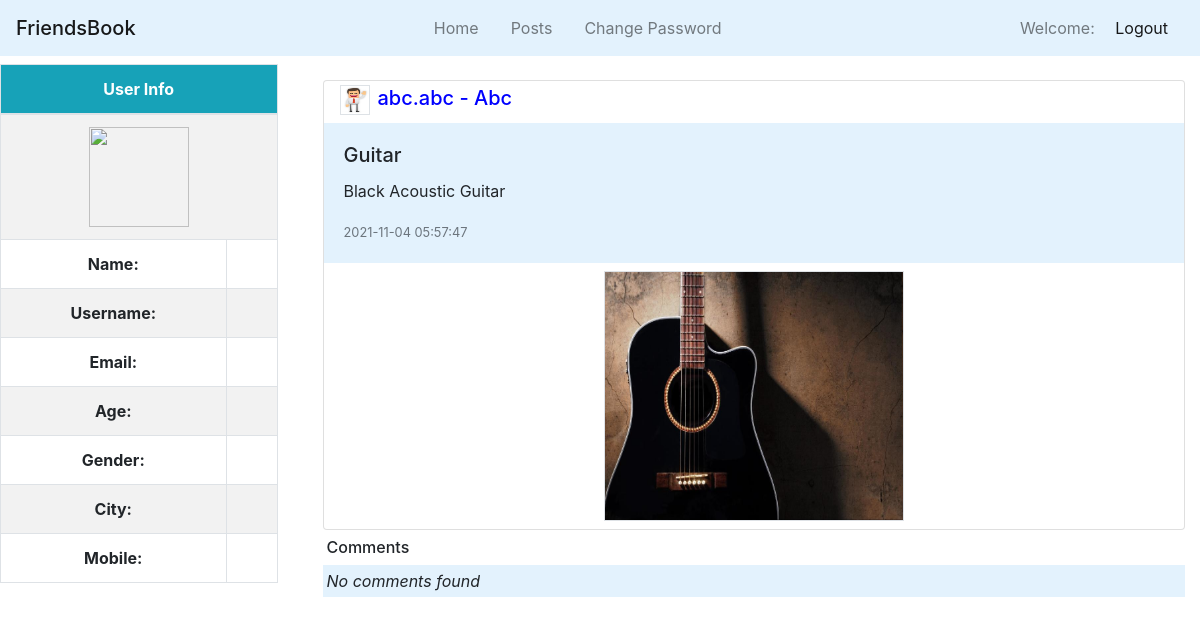
The page /dashboard.php?page=comment&pid=1 on the database its author committed.
### tables this page shows
CREATE TABLE `users` (
  `id` int(11) NOT NULL,
  `name` varchar(255) NOT NULL,
  `username` varchar(255) NOT NULL,
  `email` varchar(255) NOT NULL,
  `age` varchar(255) NOT NULL,
  `gender` varchar(255) NOT NULL,
  `city` varchar(255) NOT NULL,
  `picture` varchar(255) NOT NULL,
  `password` varchar(255) NOT NULL,
  `created_on` timestamp NOT NULL DEFAULT current_timestamp() ON UPDATE current_timestamp(),
  `mobile` varchar(255) NOT NULL
);

CREATE TABLE `posts` (
  `id` int(11) NOT NULL,
  `title` varchar(255) NOT NULL,
  `description` varchar(255) NOT NULL,
  `user_id` int(11) NOT NULL,
  `post_time` timestamp NOT NULL DEFAULT current_timestamp() ON UPDATE current_timestamp(),
  `post_path` varchar(255) NOT NULL
);

### comment.php (the view, shortened to what this page needs)
<?php
include "connection.php";
$pid = $_GET['pid'];
$psel = mysqli_query($conn, "select * from posts where id = $pid");
$p = mysqli_fetch_assoc($psel);
$csel = mysqli_query($conn, "s elect * from comments where post_id = $pid");
$user_id = $p['user_id'];
$usersel = mysqli_query($conn, "select * from users where id = $user_id");
$user = mysqli_fetch_assoc($usersel);
?>
<div class="container">
    <div class="card">
    <h5 class="ml-3 mt-1" style="color: blue;"><img class="border mr-2" src="<?php echo $user['picture']; ?>" width="30px" height="30px"><?php echo $user['username']; ?> - <?php echo $user['name']; ?></h5>
        <div class="card-body" style="background-color: #e3f2fd">
            <h5 class="card-title"><?php echo $p['title'] ?></h5>
            <p class="card-text"><?php echo $p['description'] ?></p>
            <p class="card-text"><small class="text-muted"><?php echo $p['post_time'] ?></small></p>
        </div>
        <img class="mx-auto border my-2" src="<?php echo $p['post_path']; ?>" alt="Image not available" width="300px" height="250px">
    </div>
    <h6 class="my-2 mx-1">Comments</h6>
    <?php
    if (mysqli_num_rows($csel) > 0) {
        while ($c = mysqli_fetch_assoc($csel)) {
            $uid = $c['user_id'];
            $usel = mysqli_query($conn, "select * from users where id = $uid");
            $u = mysqli_fetch_assoc($usel);
    ?>
            <div class="p-1 my-2" style="background-color: #e3f2fd">
                <h5 class="mt-2 text-primary">
                    <img class="border mr-2" src="<?php echo $u['picture']; ?>" width="30px" height="30px">
                    <?php echo $u['username']; ?> - <?php echo $u['name']; ?>
                </h5>
                <p class=""><?php echo $c['comment']; ?></p>
                <p><small class="text-muted"><?php echo $c['comment_time'] ?></small></p>
            </div>
        <?php
        }
    } else {
        ?>
        <p class="font-italic p-1" style="background-color: #e3f2fd">No comments found</p>
    <?php
    }
    ?>
</div>

### rows shown on the page
users: picture (picture), username "abc.abc", name "Abc"
posts: title "Guitar", description "Black Acoustic Guitar", post_time "2021-11-04 05:57:47", post_path (picture)
